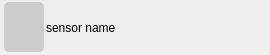
<?xml version="1.0" encoding="UTF-8"?>
<ui version="4.0">
 <class>windowSensorWidgetView</class>
 <widget class="QWidget" name="windowSensorWidgetView">
  <property name="geometry">
   <rect>
    <x>0</x>
    <y>0</y>
    <width>270</width>
    <height>55</height>
   </rect>
  </property>
  <property name="windowTitle">
   <string>Form</string>
  </property>
  <layout class="QVBoxLayout" name="verticalLayout">
   <property name="spacing">
    <number>0</number>
   </property>
   <property name="leftMargin">
    <number>0</number>
   </property>
   <property name="topMargin">
    <number>0</number>
   </property>
   <property name="rightMargin">
    <number>0</number>
   </property>
   <property name="bottomMargin">
    <number>0</number>
   </property>
   <item>
    <widget class="QWidget" name="windowSensorWidgetContent" native="true">
     <property name="minimumSize">
      <size>
       <width>270</width>
       <height>55</height>
      </size>
     </property>
     <property name="maximumSize">
      <size>
       <width>16777215</width>
       <height>55</height>
      </size>
     </property>
     <property name="styleSheet">
      <string notr="true"/>
     </property>
     <layout class="QHBoxLayout" name="horizontalLayout">
      <property name="spacing">
       <number>2</number>
      </property>
      <property name="leftMargin">
       <number>4</number>
      </property>
      <property name="topMargin">
       <number>2</number>
      </property>
      <property name="rightMargin">
       <number>2</number>
      </property>
      <property name="bottomMargin">
       <number>2</number>
      </property>
      <item>
       <widget class="QLabel" name="state">
        <property name="minimumSize">
         <size>
          <width>40</width>
          <height>50</height>
         </size>
        </property>
        <property name="maximumSize">
         <size>
          <width>40</width>
          <height>50</height>
         </size>
        </property>
        <property name="styleSheet">
         <string notr="true">QLabel#state{background : #CCCCCC; border-radius : 5}</string>
        </property>
        <property name="text">
         <string/>
        </property>
        <property name="pixmap">
         <pixmap>:/img/ampoule-indéterminée.png</pixmap>
        </property>
        <property name="alignment">
         <set>Qt::AlignmentFlag::AlignCenter</set>
        </property>
       </widget>
      </item>
      <item>
       <widget class="QLabel" name="sensorName">
        <property name="minimumSize">
         <size>
          <width>150</width>
          <height>25</height>
         </size>
        </property>
        <property name="maximumSize">
         <size>
          <width>16777215</width>
          <height>25</height>
         </size>
        </property>
        <property name="text">
         <string>sensor name</string>
        </property>
        <property name="margin">
         <number>5</number>
        </property>
       </widget>
      </item>
      <item>
       <spacer name="horizontalSpacer_3">
        <property name="orientation">
         <enum>Qt::Orientation::Horizontal</enum>
        </property>
        <property name="sizeHint" stdset="0">
         <size>
          <width>50</width>
          <height>20</height>
         </size>
        </property>
       </spacer>
      </item>
     </layout>
    </widget>
   </item>
  </layout>
 </widget>
 <resources/>
 <connections/>
</ui>
